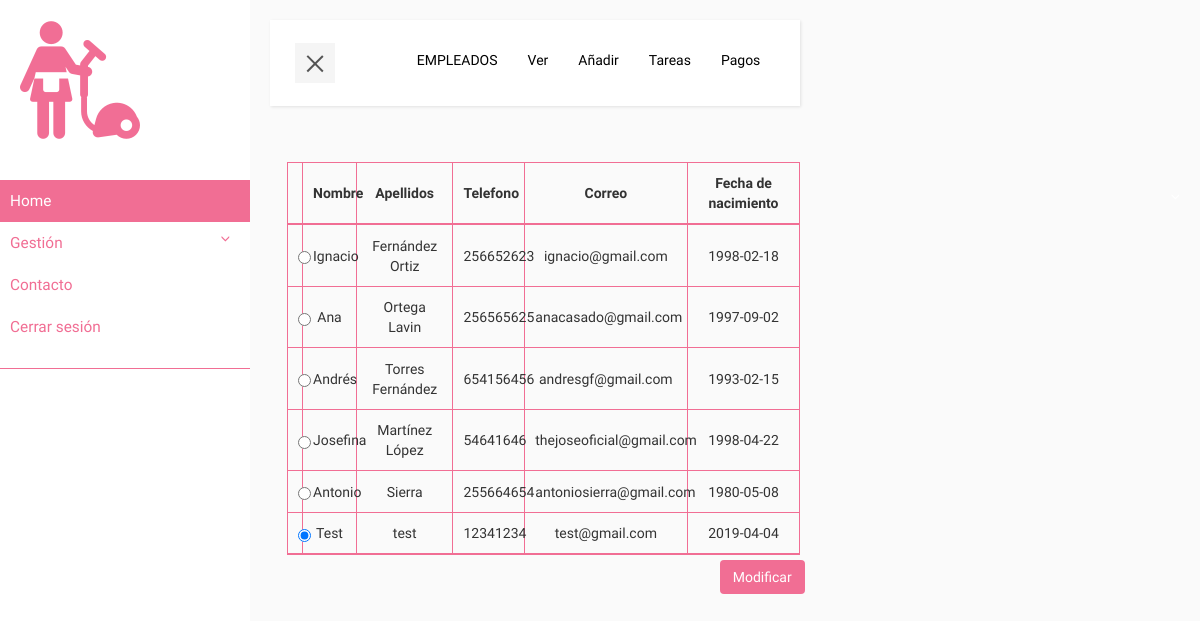
The app's page /ProyectoNetbeans/assets/components/home/view.php?empleado=ver with its own data.
### tables this page shows
CREATE TABLE `usuario` (
  `P_Usuario` int(11) NOT NULL,
  `usuario` varchar(20) NOT NULL,
  `contrasena` varchar(32) NOT NULL,
  `nombre` varchar(40) NOT NULL,
  `apellidos` varchar(40) NOT NULL,
  `telefono` int(10) NOT NULL,
  `correo` varchar(100) NOT NULL,
  `fechaNacimiento` date NOT NULL,
  `rol` enum('CLIENTE','EMPLEADO') NOT NULL
);

### ProyectoNetbeans/assets/components/home/model.php (called while the page is built, shortened)
<?php
require_once './../clases/usuario.php';
class modelClass {
    function verEmpleados() {
    require_once './../conexion/conexion.php';
        $stmt = $conn->prepare("SELECT * FROM usuario u WHERE u.rol='EMPLEADO'");
        $stmt->execute();
        $empleados = Array();
        $resultado = $stmt->fetch();
        while ($resultado != null) {
            $empleado = new Usuario($resultado);
            array_push($empleados, $empleado);
            $resultado = $stmt->fetch();
        }
        return $empleados;
    }
}

### ProyectoNetbeans/assets/components/clases/usuario.php (called while the page is built, shortened)
<?php
class Usuario{
    private $P_Usuario;
    private $nombre;
    private $apellidos;
    private $telefono;
    private $correo;
    private $fechaNacimiento;
    public function __construct($row) {
        $this->P_Usuario = $row["P_Usuario"];
        $this->nombre = $row["nombre"];
        $this->apellidos = $row["apellidos"];
        $this->telefono = $row["telefono"];
        $this->correo = $row["correo"];
        $this->fechaNacimiento = $row["fechaNacimiento"];
    }
    public function getP_Usuario(){
        return $this->P_Usuario;
    }
    public function getNombre(){
        return $this->nombre;
    }
    public function getApellidos(){
        return $this->apellidos;
    }
    public function getTelefono(){
        return $this->telefono;
    }
    public function getCorreo(){
        return $this->correo;
    }
    public function getFechaNacimiento(){
        return $this->fechaNacimiento;
    }
}

### ProyectoNetbeans/assets/components/home/controller-empleados.php (the view, shortened to what this page needs)
<?php
require_once './model.php';
function tablaVistaEmpleados(){
    $tablaHTML= "<div id='tablaVista' class='container-fluid'>
    <form method='POST' action='?empleado=modificar'>
    <table class='row table-bordered table-hover table-responsive'>
    <thead>
        <tr>
            <th>&nbsp;&nbsp;&nbsp;&nbsp;</th>
            <th class='text-center'>Nombre</th>
            <th class='text-center'>Apellidos</th>
            <th class='text-center'>Telefono</th>
            <th class='text-center'>Correo</th>
            <th class='text-center'>Fecha de nacimiento</th>
        </tr>
    </thead>
    <tbody>";
    $model = new modelClass();
    $empleados = $model->verEmpleados();
    foreach ($empleados as $value) {
        $tablaHTML.= "
    <tr>
        <td>
            <input class='radio' type='radio' name='btnradio' value='". $value->getP_Usuario()."' checked>
        </td>
        <td class='text-center'>" . $value->getNombre() . "</td>
        <td class='text-center'>" . $value->getApellidos() . "</td>
        <td class='text-center'>" . $value->getTelefono() . "</td>
        <td class='text-center'>" . $value->getCorreo() . "</td>
        <td class='text-center'>" . $value->getFechaNacimiento() . "</td>
    </tr>";
    }
    $tablaHTML.= "</tbody>
</table>
<div class='col-md-offset-10 col-md-3'>
            <button id='modificarEmpleado' name='modificarEmpleado' type='submit' class='btn estilo-btn'>Modificar</button>
        </div>
    </form>
</div>";
return $tablaHTML;
}
function formShowEmpleados(){
$contenido ="" .
tablaVistaEmpleados()
 . "";
return $contenido;
}
function menuEmpleados($tipoGestion){
    $contenido = "<div class='collapse navbar-collapse' id='bs-example-navbar-collapse-1'>
    <ul class='nav navbar-nav navbar-right'>
        <li><a>". strtoupper($tipoGestion) ."</a></li>
        <li><a href='?empleado=ver'>Ver</a></li>
        <li><a href='?empleado=anadir'>Añadir</a></li>
        <li><a href='?empleado=tareas'>Tareas</a></li>
        <li><a href='?empleado=pagos'>Pagos</a></li>
    </ul>
</div>
</div>
</nav>";
    return $contenido;
}

### ProyectoNetbeans/assets/css/home.css (style rules this page uses)
* { font-family: 'Cousine'; }
body { background: #fafafa; }
a, a:hover, a:focus { color: inherit; text-decoration: none; transition: all 0.3s; }
.navbar-default .navbar-nav>li>a { color: black; }
@media (min-width: 769px) { #tablaVista { padding-top: 3%; padding-left: 6%; } }
@media (min-width: 769px) { #tablaVista th, #tablaVista td { padding: 2%; } }
.estilo-btn { background-color: #f16e94 !important; color: #fff; }
#tablaVista table, #tablaVista th, #tablaVista td { border: 1px solid #f16e94; }
#modificarEmpleado { margin-top: 5%; }

### records on screen
usuario: nombre "Ignacio", apellidos "Fernández Ortiz", telefono "256652623", correo "ignacio@gmail.com", fechaNacimiento "1998-02-18"
usuario: nombre "Ana", apellidos "Ortega Lavin", telefono "256565625", correo "anacasado@gmail.com", fechaNacimiento "1997-09-02"
usuario: nombre "Andrés", apellidos "Torres Fernández", telefono "654156456", correo "andresgf@gmail.com", fechaNacimiento "1993-02-15"
usuario: nombre "Josefina", apellidos "Martínez López", telefono "54641646", correo "thejoseoficial@gmail.com", fechaNacimiento "1998-04-22"
usuario: nombre "Antonio", apellidos "Sierra", telefono "255664654", correo "antoniosierra@gmail.com", fechaNacimiento "1980-05-08"
usuario: nombre "Test", apellidos "test", telefono "12341234", correo "test@gmail.com", fechaNacimiento "2019-04-04"

### other values on screen
$tipoGestion "EMPLEADOS"
